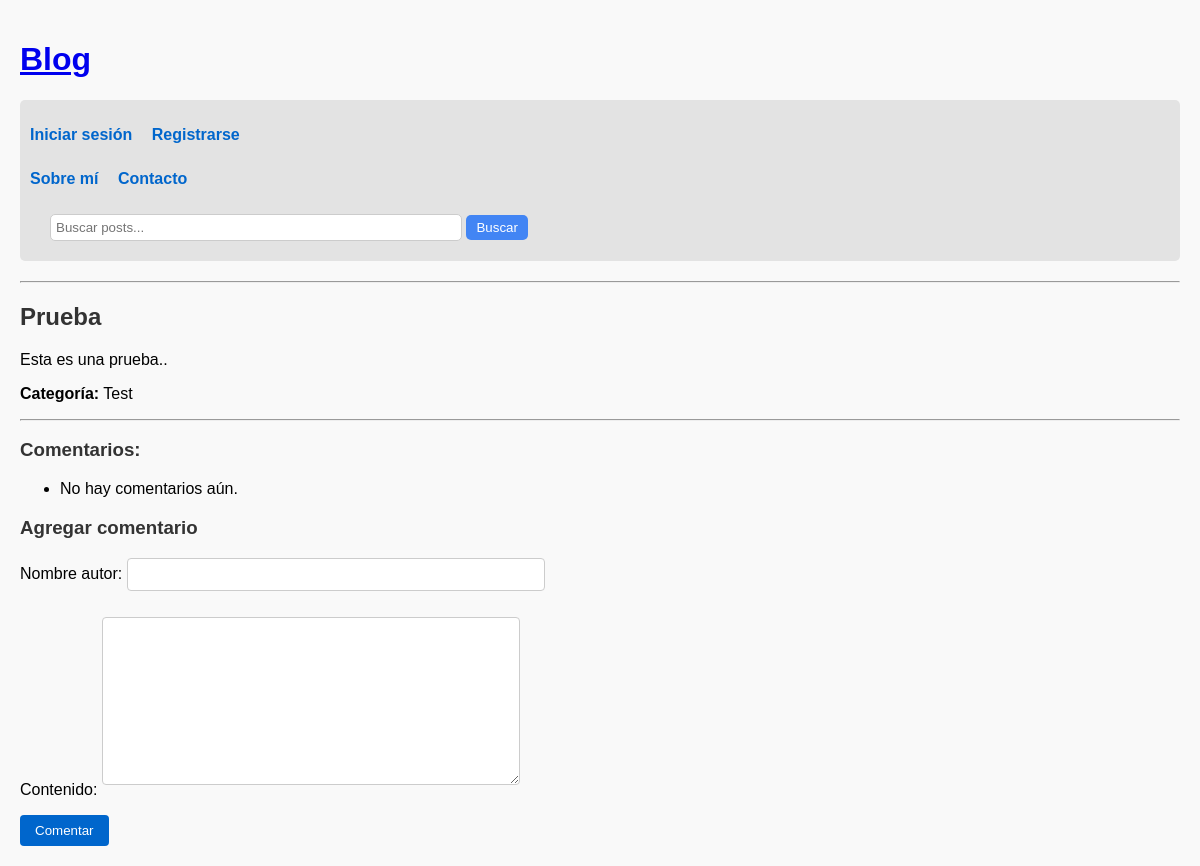
Before: /post/1/ with the older database file.
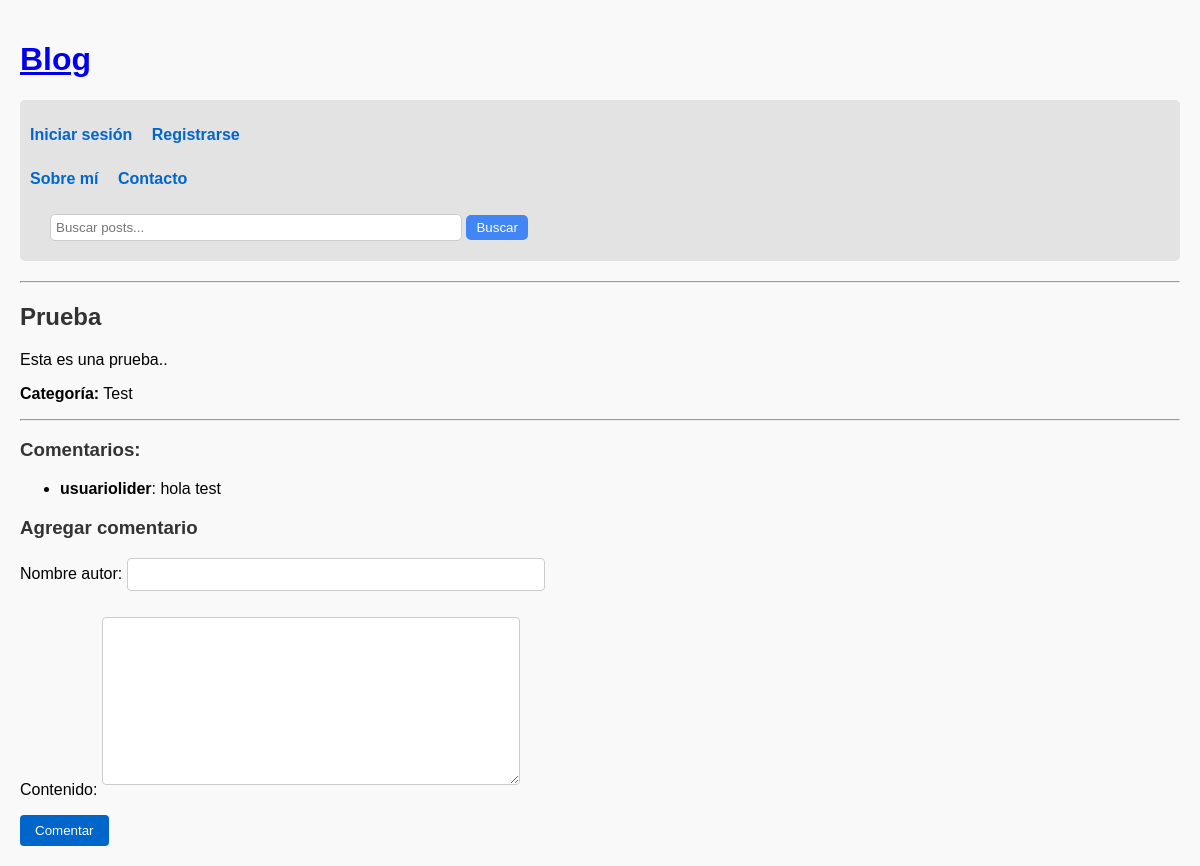
After: the same page with the newer database file.
### blog/models.py (models this page shows, shortened)
class Comentario(models.Model):
    post = models.ForeignKey(Post, on_delete=models.CASCADE, related_name='comentarios')
    nombre_autor = models.CharField(max_length=100)
    contenido = models.TextField()
    fecha = models.DateTimeField(auto_now_add=True)

### blog/views.py (the view)
# urls.py: path('post/<int:post_id>/', views.detalle_post, name='detalle_post'),
def detalle_post(request, post_id):
    post = get_object_or_404(Post, id=post_id)
    comentarios = post.comentarios.all()
    if request.method == 'POST':
        form = ComentarioForm(request.POST)
        if form.is_valid():
            comentario = form.save(commit=False)
            comentario.post = post
            comentario.save()
            return redirect('detalle_post', post_id=post.id)
    else:
        form = ComentarioForm()
    return render(request, 'blog/detalle_post.html', {
        'post': post,
        'comentarios': comentarios,
        'form': form
    })

### blog/forms.py
class ComentarioForm(forms.ModelForm):
    class Meta:
        model = Comentario
        fields = ['nombre_autor', 'contenido']

### blog/models.py (called while the page is built)
    def __str__(self):
        return self.nombre

### blog/templates/blog/detalle_post.html (shortened to what this page needs)
{% extends 'blog/base.html' %}
{% block content %}
<h2>{{ post.titulo }}</h2>
<p>{{ post.contenido }}</p>
<p><strong>Categoría:</strong> {{ post.categoria }}</p>
<hr>
<h3>Comentarios:</h3>
<ul>
    {% for comentario in comentarios %}
        <li><strong>{{ comentario.nombre_autor }}</strong>: {{ comentario.contenido }}</li>
    {% empty %}
        <li>No hay comentarios aún.</li>
    {% endfor %}
</ul>
<h3>Agregar comentario</h3>
<form method="post">
    {{ form.as_p }}
    <button type="submit">Comentar</button>
</form>
{% endblock %}

Changed rows visible on the page:
added Comentario: nombre_autor "usuariolider", contenido "hola test"
Other visible differences:
text no longer shown: "No hay comentarios aún."
